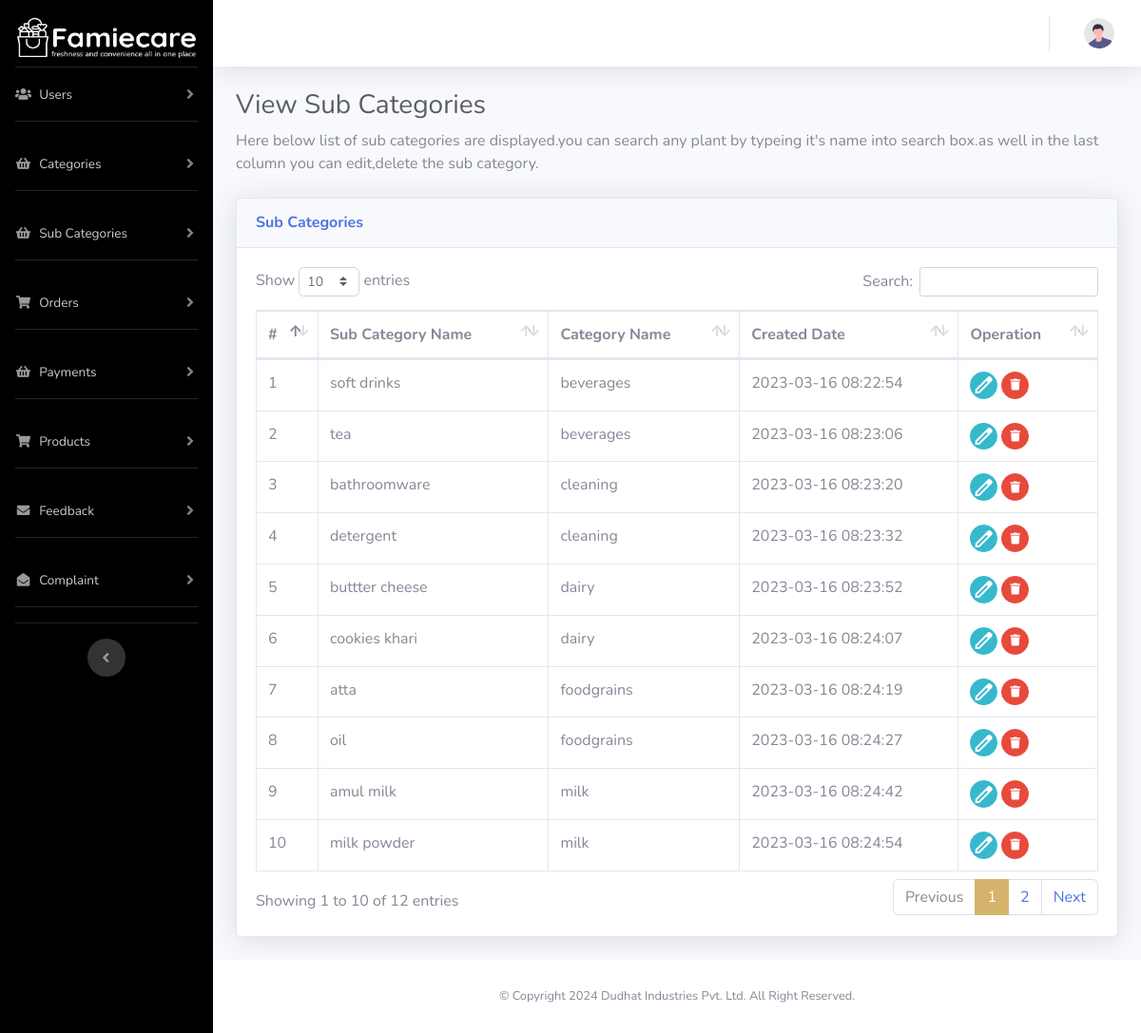
Page /admin_panel/viewsubcategories.php on the committed database.
### tables this page shows
CREATE TABLE `subcategory_table` (
  `id` int(11) NOT NULL,
  `subcategory_name` varchar(256) NOT NULL,
  `category_id` int(11) NOT NULL,
  `active` int(11) NOT NULL,
  `doi` timestamp NOT NULL DEFAULT current_timestamp(),
  `dou` timestamp NOT NULL DEFAULT current_timestamp(),
  `subcategory_pic` varchar(256) DEFAULT NULL
);

CREATE TABLE `category_table` (
  `id` int(11) NOT NULL,
  `category_name` varchar(128) NOT NULL,
  `active` int(11) NOT NULL,
  `doi` timestamp NOT NULL DEFAULT current_timestamp(),
  `dou` timestamp NOT NULL DEFAULT current_timestamp(),
  `category_pic` varchar(128) DEFAULT NULL
);

### admin_panel/viewsubcategories.php (the view, shortened to what this page needs)
<!DOCTYPE html>
<html lang="en">
<head>
    <?php include('./header.php');?>
</head>
<body id="page-top">
    <div id="wrapper">
        <?php
            include('./menu.php');
            include('./dbconnection.php');
        ?>
        <div id="content-wrapper" class="d-flex flex-column">
            <div id="content">
                <?php include("./navbar.php"); ?>
                <div class="container-fluid">
                <h1 class="h3 mb-2 text-gray-800">View Sub Categories</h1>
                <p class="mb-4">Here below list of sub categories are displayed.you can search any plant by typeing it's name into search box.as well in the last column you can edit,delete the sub category.</p>
                <div class="card shadow mb-4">
                    <div class="card-header py-3">
                        <h6 class="m-0 font-weight-bold text-primary">Sub Categories</h6>
                    </div>
                    <div class="card-body">
                        <div class="table-responsive">
                            <table class="table table-bordered" id="dataTable" width="100%" cellspacing="0">
                                <thead>
                                    <tr>
                                        <th>#</th>
                                        <th>Sub Category Name</th>
                                        <th>Category Name</th>
                                        <th>Created Date</th>
                                        <th>Operation</th>
                                    </tr>
                                </thead>
                                <tbody>
                                    <?php
                                        $productQry = "SELECT sub.subcategory_name as sub_category,sub.id as subcatid,sub.doi,cat.category_name as category_name FROM subcategory_table sub JOIN category_table cat ON sub.category_id = cat.id WHERE sub.active = 1";
                                        $rs = mysqli_query($conn,$productQry);
                                        if(mysqli_num_rows($rs) > 0) {
                                            $i = 1;
                                            while($row = mysqli_fetch_assoc($rs)) {
                                    ?>
                                    <tr class="subcategory-<?php echo $row['subcatid']?>">
                                        <td><?php echo $i++;?></td>
                                        <td><?php echo $row['sub_category']?></td>
                                        <td><?php echo $row['category_name']?></td>
                                        <td><?php echo $row['doi']?></td>
                                        <td>
                                            <a href="editsubcategory.php?subcategory_id=<?php echo $row['subcatid']?>" class="btn btn-info btn-circle btn-sm">
                                                <span class="material-symbols-outlined">edit</span>
                                            </a>
                                            <a href="" class="btn btn-danger btn-circle btn-sm" id="deletesubcategory" data-id="<?php echo $row['subcatid']?>" data-toggle="modal" data-target="#deleteModal">
                                                <i class="fas fa-trash"></i>
                                            </a>
                                        </td>
                                    </tr>
                                    <?php
                                            }
                                        }
                                    ?>
                                </tbody>
                            </table>
                        </div>
                    </div>
                </div>
                </div>
            </div>
            <footer class="sticky-footer bg-white">
                <div class="container my-auto">
                    <div class="copyright text-center my-auto">
                        <span>&copy Copyright <?php echo date('Y')?> Dudhat Industries Pvt. Ltd. All Right Reserved.</span>
                    </div>
                </div>
            </footer>
        </div>
    </div>
</body>
</html>

### rows in the picture
subcategory_table: subcategory_name "soft drinks", category_table.category_name "beverages", doi "2023-03-16 08:22:54"
subcategory_table: subcategory_name "tea", category_table.category_name "beverages", doi "2023-03-16 08:23:06"
subcategory_table: subcategory_name "bathroomware", category_table.category_name "cleaning", doi "2023-03-16 08:23:20"
subcategory_table: subcategory_name "detergent", category_table.category_name "cleaning", doi "2023-03-16 08:23:32"
subcategory_table: subcategory_name "buttter cheese", category_table.category_name "dairy", doi "2023-03-16 08:23:52"
subcategory_table: subcategory_name "cookies khari", category_table.category_name "dairy", doi "2023-03-16 08:24:07"
subcategory_table: subcategory_name "atta", category_table.category_name "foodgrains", doi "2023-03-16 08:24:19"
subcategory_table: subcategory_name "oil", category_table.category_name "foodgrains", doi "2023-03-16 08:24:27"
subcategory_table: subcategory_name "amul milk", category_table.category_name "milk", doi "2023-03-16 08:24:42"
subcategory_table: subcategory_name "milk powder", category_table.category_name "milk", doi "2023-03-16 08:24:54"
